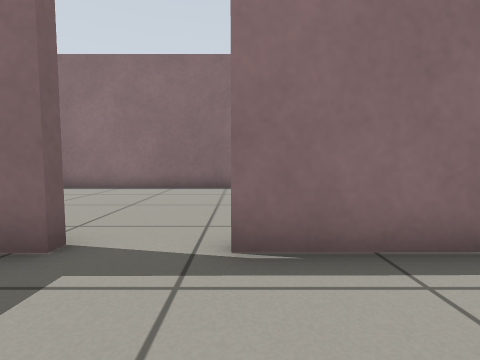
[1] (above)

16 first-person views from a walk through a Gazebo world. The camera is 0.5 m above the floor, tilts 4° down and sees 85° across. The floor is counted in squares, 0.5 m on a side. Each view is taken from the middle of a square. On the plan, view 1 faces up. The plan holds only what a view shows up to about 11 squares ahead; the rest is blank. Gazebo's built-in surfaces are drawn with simple patterns.

[2]
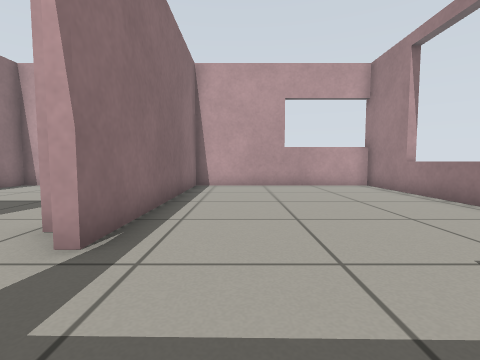

[3]
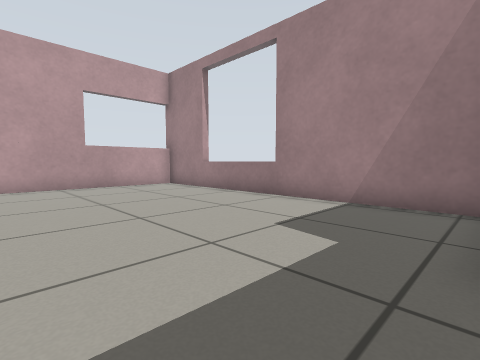

[4]
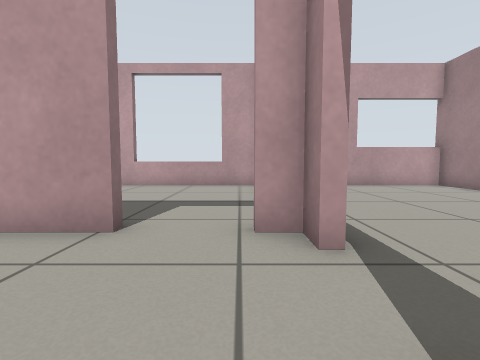

[5]
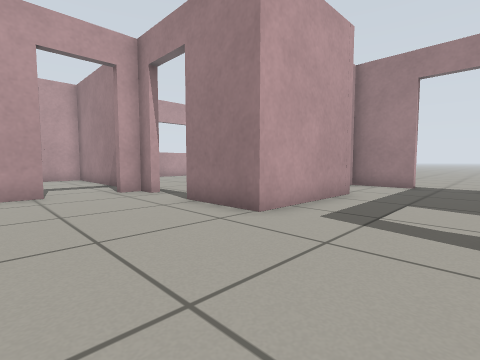

[6]
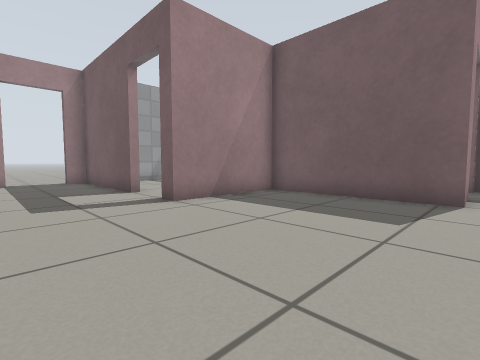

[7]
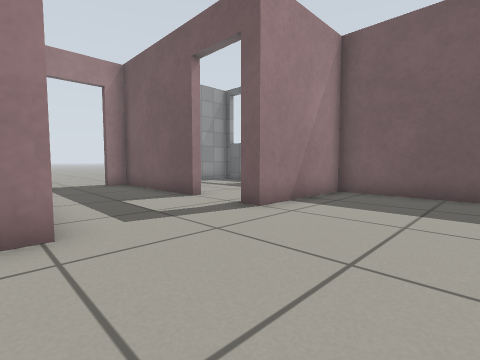

[8]
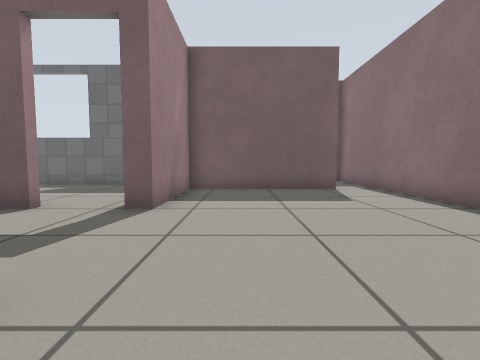

[9]
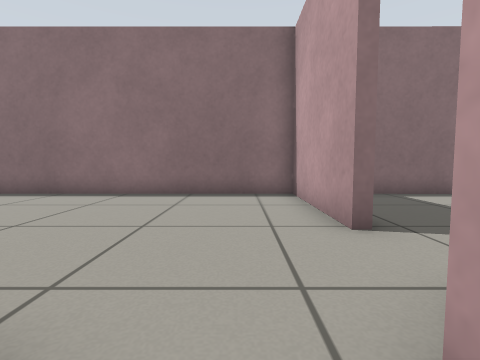

[10]
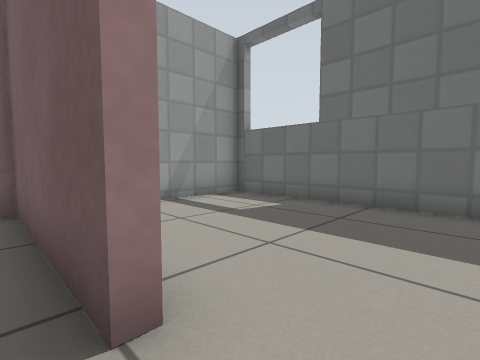

[11]
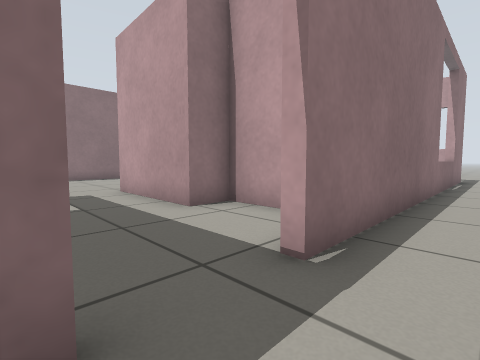

[12]
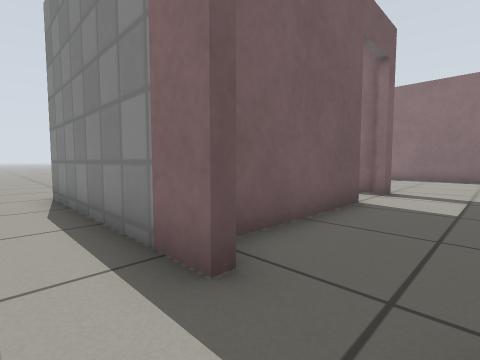

[13]
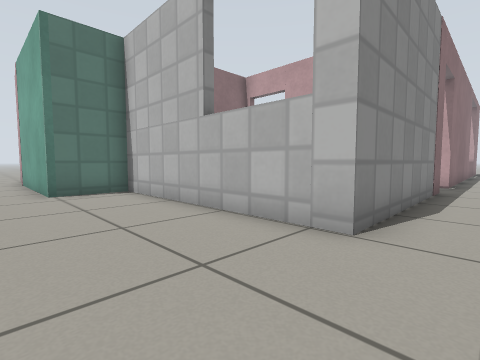

[14]
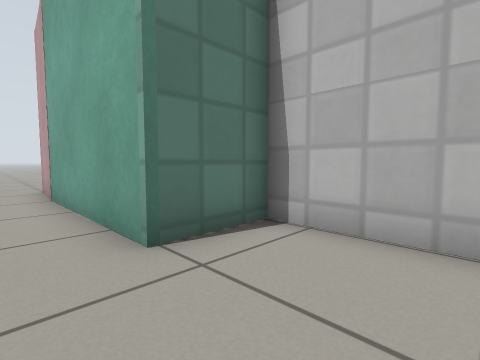

[15]
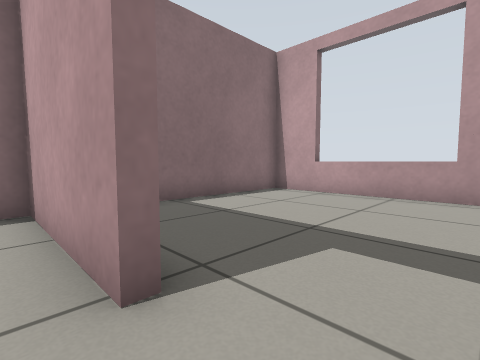

[16]
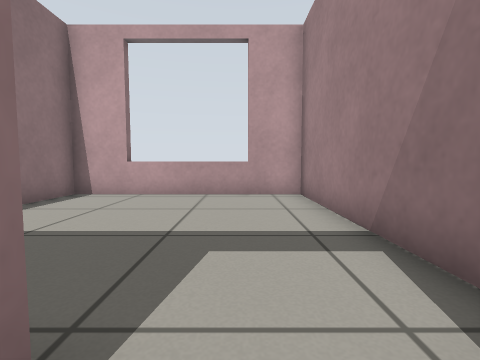

### Floor plan
Points are (right, up) in squares from view 1. A wall is a line through its corners. A room is listed if a view was taken in it or the views show most of it. See-through windows are left out.
Room 1 (views 1, 2, 3, 9)
walls: (5.4, -4.8) (5.4, -4.2); (-2.1, 2.8) (-2.7, 2.8); (-2.8, -4.3) (8.2, -4.3); (8, -4.4) (8, 2.9) (-0.1, 2.8)
ways out: open door at (-1, 3) to room 2
Room 2 (views 4, 5, 6, 7, 8, 10, 15, 16)
walls: (-8.5, 0.6) (-8.5, -4.3) (-7.7, -4.3); (-0.1, 3.1) (0.6, 3.1) (0.6, 3.9); (0.6, 5.8) (0.6, 10.1) (-14.2, 10.1); (-14.1, 8.4) (-12.4, 8.4) (-12.4, 3.1) (-8.5, 3.1) (-8.5, 2.5); (-5.7, -4.3) (-3.5, -4.3) (-3.5, -1.1) (-4.7, -1.1) (-4.6, 3.1) (-2.1, 3.1)
ways out: open door at (-1, 3) to room 1; open door at (-6.5, -4.5) to room 3; open door at (1, 4.5) to room 4; open door at (-9, 1.5) to room 5; open door at (-15, 8)
Room 3 (views 11, 12, 13, 14)
walls: (-7.7, -4.6) (-14.5, -4.6) (-14.5, 2.8) (-16.6, 2.8) (-16.7, 10.5); (6.5, -4.6) (-5.7, -4.6)
ways out: open door at (-6.5, -4.5) to room 2
Room 4 (no view inside)
walls: (2, 3.1) (8, 3.2) (8, 10.1) (3.1, 10.1)
ways out: open door at (1, 4.5) to room 2
Room 5 (no view inside)
walls: (-14.2, 1.9) (-14.2, -4.3) (-11.2, -4.3)
ways out: open door at (-9, 1.5) to room 2

Positions as (right, up) in squares from view 1, and headings:
1: (0, 0), facing up
2: (-3, 1), facing right
3: (-3, 2), facing down-right
4: (-3, 4), facing right
5: (-8, 7), facing down-right
6: (-5, 9), facing down-left
7: (-4, 7), facing down-left
8: (-3, 5), facing left
9: (-1, 2), facing up
10: (-8, 2), facing down-left
11: (-8, -6), facing up-right
12: (-6, -6), facing up-left
13: (-18, -6), facing up-right
14: (-18, 0), facing up-right
15: (0, 4), facing up-right
16: (0, 5), facing right
